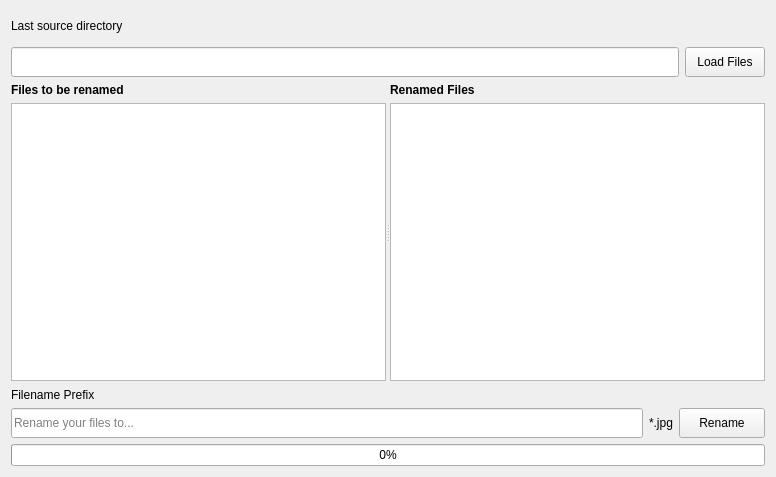
<?xml version="1.0" encoding="UTF-8"?>
<ui version="4.0">
 <class>Window</class>
 <widget class="QWidget" name="Window">
  <property name="geometry">
   <rect>
    <x>0</x>
    <y>0</y>
    <width>776</width>
    <height>477</height>
   </rect>
  </property>
  <property name="windowTitle">
   <string>RP Renamer</string>
  </property>
  <layout class="QGridLayout" name="gridLayout">
   <item row="0" column="0" colspan="4">
    <widget class="QLabel" name="label">
     <property name="minimumSize">
      <size>
       <width>0</width>
       <height>15</height>
      </size>
     </property>
     <property name="maximumSize">
      <size>
       <width>16777215</width>
       <height>30</height>
      </size>
     </property>
     <property name="text">
      <string>Last source directory</string>
     </property>
    </widget>
   </item>
   <item row="1" column="0" colspan="3">
    <widget class="QLineEdit" name="dirEdit">
     <property name="minimumSize">
      <size>
       <width>0</width>
       <height>30</height>
      </size>
     </property>
    </widget>
   </item>
   <item row="1" column="3">
    <widget class="QPushButton" name="loadFilesButton">
     <property name="minimumSize">
      <size>
       <width>0</width>
       <height>30</height>
      </size>
     </property>
     <property name="text">
      <string>Load Files</string>
     </property>
    </widget>
   </item>
   <item row="2" column="0" colspan="4">
    <widget class="QSplitter" name="splitter">
     <property name="orientation">
      <enum>Qt::Horizontal</enum>
     </property>
     <widget class="QWidget" name="layoutWidget">
      <layout class="QVBoxLayout" name="verticalLayout">
       <item>
        <widget class="QLabel" name="label_2">
         <property name="font">
          <font>
           <weight>75</weight>
           <bold>true</bold>
          </font>
         </property>
         <property name="text">
          <string>Files to be renamed</string>
         </property>
        </widget>
       </item>
       <item>
        <widget class="QListWidget" name="srcFileList"/>
       </item>
      </layout>
     </widget>
     <widget class="QWidget" name="layoutWidget">
      <layout class="QVBoxLayout" name="verticalLayout_2">
       <item>
        <widget class="QLabel" name="label_3">
         <property name="font">
          <font>
           <weight>75</weight>
           <bold>true</bold>
          </font>
         </property>
         <property name="text">
          <string>Renamed Files</string>
         </property>
        </widget>
       </item>
       <item>
        <widget class="QListWidget" name="dstFileList"/>
       </item>
      </layout>
     </widget>
    </widget>
   </item>
   <item row="3" column="0">
    <widget class="QLabel" name="label_4">
     <property name="minimumSize">
      <size>
       <width>0</width>
       <height>15</height>
      </size>
     </property>
     <property name="maximumSize">
      <size>
       <width>16777215</width>
       <height>15</height>
      </size>
     </property>
     <property name="text">
      <string>Filename Prefix</string>
     </property>
    </widget>
   </item>
   <item row="4" column="0">
    <widget class="QLineEdit" name="prefixEdit">
     <property name="minimumSize">
      <size>
       <width>0</width>
       <height>30</height>
      </size>
     </property>
     <property name="maximumSize">
      <size>
       <width>16777215</width>
       <height>30</height>
      </size>
     </property>
     <property name="placeholderText">
      <string>Rename your files to...</string>
     </property>
    </widget>
   </item>
   <item row="4" column="1">
    <widget class="QLabel" name="extensionLabel">
     <property name="minimumSize">
      <size>
       <width>0</width>
       <height>30</height>
      </size>
     </property>
     <property name="text">
      <string>*.jpg</string>
     </property>
    </widget>
   </item>
   <item row="4" column="2" colspan="2">
    <widget class="QPushButton" name="renameFilesButton">
     <property name="minimumSize">
      <size>
       <width>0</width>
       <height>30</height>
      </size>
     </property>
     <property name="text">
      <string>Rename</string>
     </property>
    </widget>
   </item>
   <item row="5" column="0" colspan="4">
    <widget class="QProgressBar" name="progressBar">
     <property name="value">
      <number>0</number>
     </property>
    </widget>
   </item>
  </layout>
 </widget>
 <resources/>
 <connections/>
</ui>
